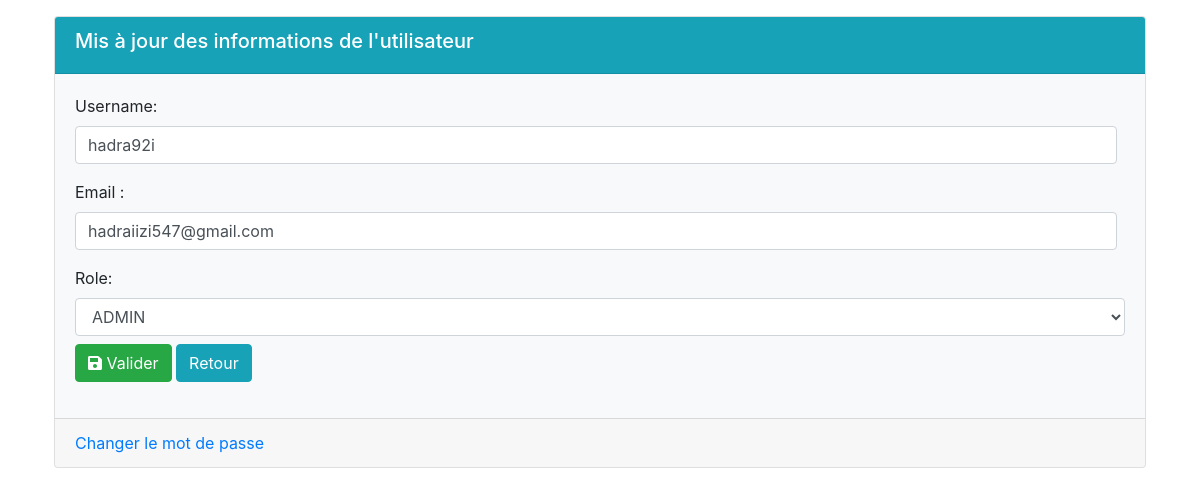
The page /admin/edit_u.php?id=3 on the database as committed earlier.
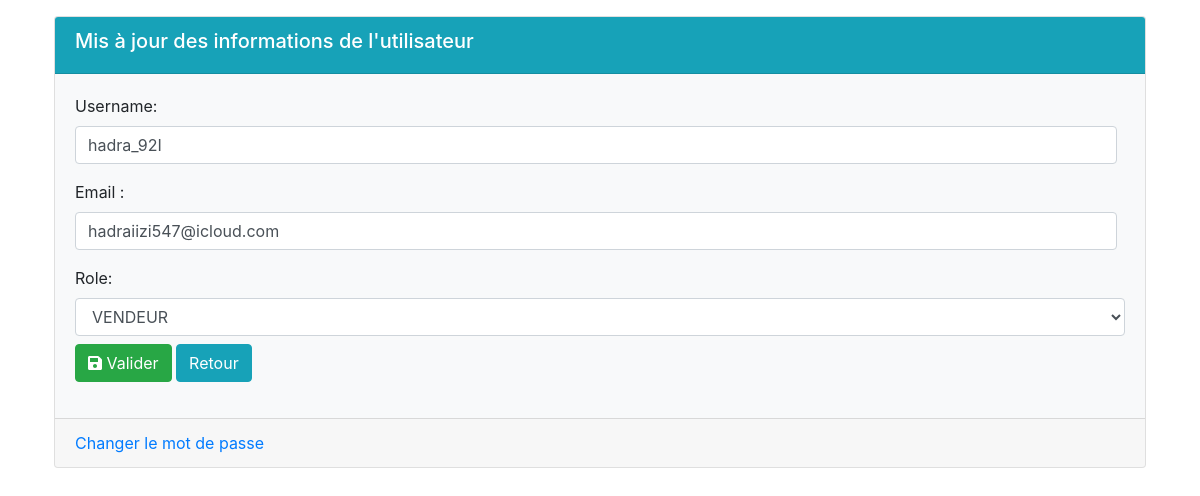
The same page on the database as committed later.
### tables this page shows
CREATE TABLE `users` (
  `id` int(11) NOT NULL,
  `username` varchar(255) NOT NULL,
  `pwd` varchar(255) NOT NULL,
  `role` varchar(30) NOT NULL DEFAULT 'vendeur',
  `email` varchar(255) NOT NULL,
  `etat` int(11) NOT NULL DEFAULT 0
);

### admin/edit_u.php (the view, shortened to what this page needs)
<?php
require_once '../database/db.php';
$id = $_GET['id'];
$requette ="SELECT * FROM users WHERE id = $id";
$resultat = $db->query($requette);
$user = $resultat->fetch();
$role = strtoupper($user['role']);
?>
<?php require 'includes/header.php';?>
    <div class="container">
            <div class="card mt-3">
                <div class="card-header text-white bg-info">
                    <h5>Mis à jour des informations de l'utilisateur </h5>
                </div>
                <div class="card-body bg-light">
                    <form method="POST" class="form" enctype="multipart/form-data">
                        <div class="form-group mr-2">
                            <label for="username">Username:</label>
                            <input type="text" name="username" value="<?= $user['username'] ?>" class="form-control">
                        </div>
                        <div class="form-group mr-2">
                            <label for="email">Email :</label>
                            <input type="email" name="email" value="<?= $user['email'] ?>" class="form-control">
                        </div>
                        <label for="role" class="mr-2">Role:</label>
                        <select name="role" class="form-control mr-2" id="role">
                            <option value="admin" <?php if($role === "ADMIN") echo "selected" ?>>ADMIN</option>
                            <option value="vendeur"<?php if($role === "VENDEUR") echo "selected" ?>>VENDEUR</option>
                        </select>
                        <div class="form-group">
                            <button type="submit" class="btn btn-success mt-2"><i class="fas fa-save"></i> Valider</button>
                            <a href="users.php" class="btn btn-info mt-2"> Retour </a>
                        </div>
                    </form>
                </div>
                <div class="card-footer">
                    <a href="#">Changer le mot de passe </a>
                </div>
            </div>
    </div>
    <?php require 'includes/footer.php';?>

Rows that differ between the two databases and show on the page:
changed users: username "hadra92i" → "hadra_92I"; email "hadraiizi547@gmail.com" → "hadraiizi547@icloud.com"; role (not shown) → "VENDEUR"
Other text that changed with them:
form field role: "ADMIN" → (not shown)
